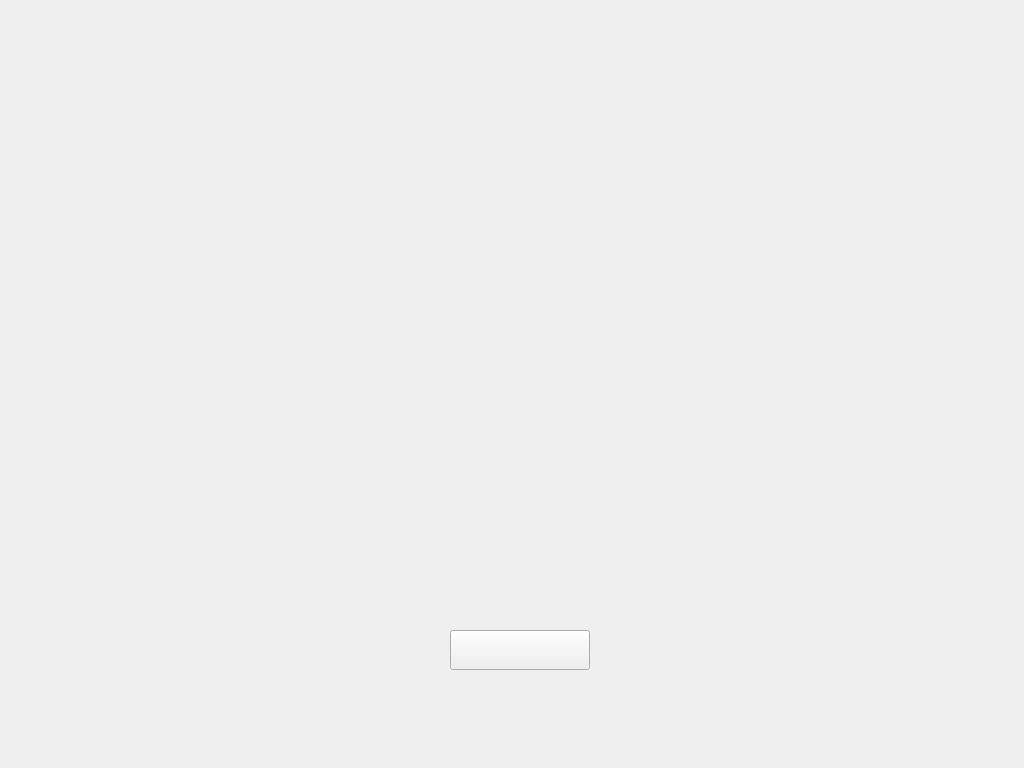
<?xml version="1.0" encoding="UTF-8"?>
<ui version="4.0">
 <class>TeamWidget</class>
 <widget class="QWidget" name="TeamWidget">
  <property name="geometry">
   <rect>
    <x>0</x>
    <y>0</y>
    <width>1024</width>
    <height>768</height>
   </rect>
  </property>
  <property name="windowTitle">
   <string>Form</string>
  </property>
  <widget class="QWidget" name="horizontalLayoutWidget">
   <property name="geometry">
    <rect>
     <x>0</x>
     <y>450</y>
     <width>1031</width>
     <height>131</height>
    </rect>
   </property>
   <layout class="QHBoxLayout" name="horizontalLayout"/>
  </widget>
  <widget class="QLabel" name="titleLabel">
   <property name="geometry">
    <rect>
     <x>450</x>
     <y>350</y>
     <width>150</width>
     <height>45</height>
    </rect>
   </property>
   <property name="text">
    <string/>
   </property>
  </widget>
  <widget class="QPushButton" name="returnButton">
   <property name="geometry">
    <rect>
     <x>450</x>
     <y>630</y>
     <width>140</width>
     <height>40</height>
    </rect>
   </property>
   <property name="text">
    <string/>
   </property>
  </widget>
 </widget>
 <resources/>
 <connections/>
</ui>
